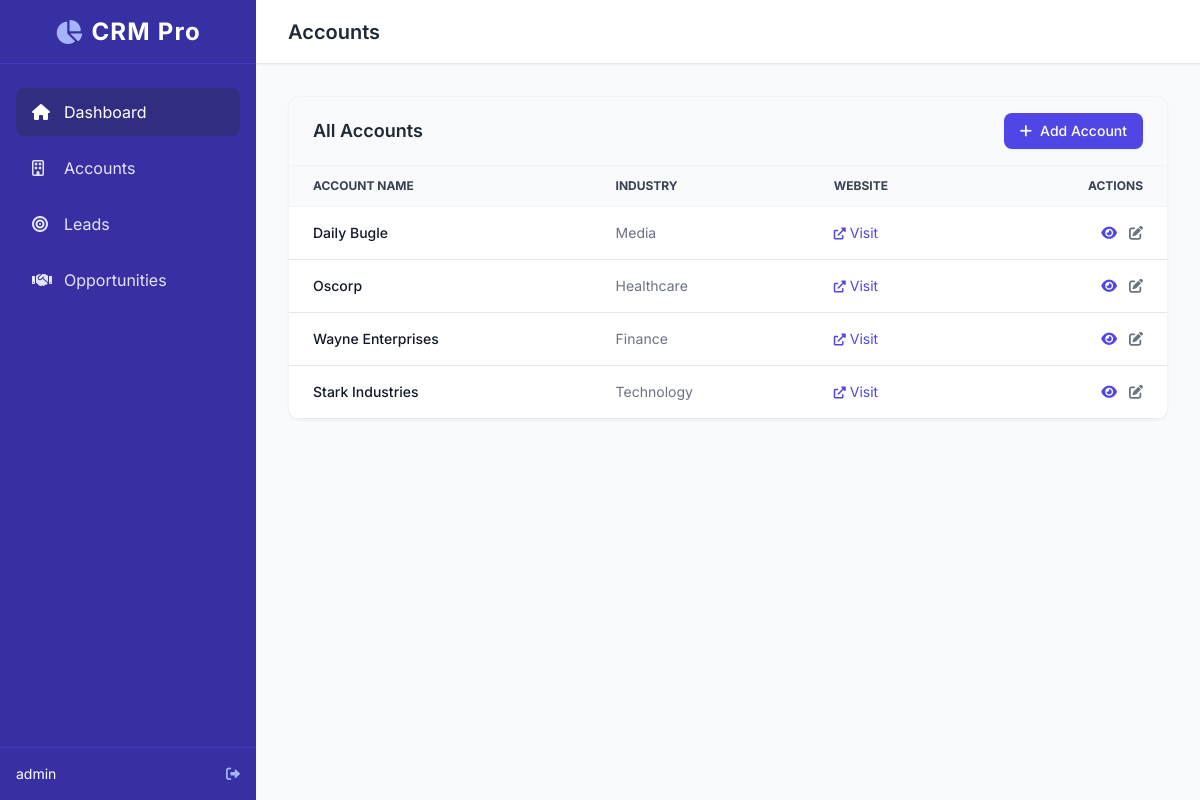
/accounts/ (signed in), run on the app's committed database.
### crm/models.py (models this page shows, shortened)
class User(AbstractUser):
    ROLE_CHOICES = (
        ('admin', 'Admin'),
        ('agent', 'Sales Agent'),
    )
    role = models.CharField(max_length=10, choices=ROLE_CHOICES, default='agent')

class Account(models.Model):
    name = models.CharField(max_length=255)
    industry = models.CharField(max_length=100, blank=True, null=True)
    website = models.URLField(blank=True, null=True)
    address = models.TextField(blank=True, null=True)
    created_at = models.DateTimeField(auto_now_add=True)
    updated_at = models.DateTimeField(auto_now=True)

### crm/views.py (the view)
# urls.py: path('accounts/', views.AccountListView.as_view(), name='account-list'),
class AccountListView(LoginRequiredMixin, ListView):
    model = Account
    template_name = 'crm/account_list.html'
    context_object_name = 'accounts'
    login_url = 'login'
    paginate_by = 10
    def get_queryset(self):
        return Account.objects.all().order_by('-created_at')

### crm/templates/crm/account_list.html (shortened to what this page needs)
{% extends 'crm/base.html' %}
{% block header_title %}Accounts{% endblock %}
{% block content %}
<div class="max-w-7xl mx-auto">
    <div class="bg-white rounded-xl shadow-sm border border-gray-100 overflow-hidden">
        <div class="px-6 py-4 border-b border-gray-100 flex items-center justify-between bg-gray-50">
            <h3 class="text-lg font-semibold text-gray-800">All Accounts</h3>
            <a href="{% url 'account-create' %}"
                class="px-4 py-2 bg-indigo-600 text-white rounded-lg text-sm font-medium hover:bg-indigo-700 transition-colors shadow-sm flex items-center gap-2">
                <i class="fas fa-plus"></i> Add Account
            </a>
        </div>
        <div class="overflow-x-auto">
            <table class="w-full text-left text-sm text-gray-500">
                <thead class="text-xs text-gray-700 uppercase bg-gray-50 border-b border-gray-100">
                    <tr>
                        <th scope="col" class="px-6 py-3">Account Name</th>
                        <th scope="col" class="px-6 py-3">Industry</th>
                        <th scope="col" class="px-6 py-3">Website</th>
                        <th scope="col" class="px-6 py-3 text-right">Actions</th>
                    </tr>
                </thead>
                <tbody>
                    {% for account in accounts %}
                    <tr class="bg-white border-b hover:bg-gray-50 transition-colors cursor-pointer"
                        onclick="window.location='{% url 'account-detail' account.pk %}';">
                        <td class="px-6 py-4 font-medium text-gray-900 whitespace-nowrap">
                            {{ account.name }}
                        </td>
                        <td class="px-6 py-4">
                            {{ account.industry|default:"-" }}
                        </td>
                        <td class="px-6 py-4">
                            {% if account.website %}
                            <a href="{{ account.website }}" target="_blank" class="text-indigo-600 hover:underline"><i
                                    class="fas fa-external-link-alt text-xs mr-1"></i>Visit</a>
                            {% else %}
                            -
                            {% endif %}
                        </td>
                        <td class="px-6 py-4 text-right space-x-2">
                            <a href="{% url 'account-detail' account.pk %}"
                                class="text-indigo-600 hover:text-indigo-900 transition-colors" title="View"><i
                                    class="fas fa-eye"></i></a>
                            <a href="{% url 'account-update' account.pk %}"
                                class="text-gray-500 hover:text-gray-900 transition-colors" title="Edit"><i
                                    class="fas fa-edit"></i></a>
                        </td>
                    </tr>
                    {% endfor %}
                </tbody>
            </table>
        </div>
    </div>
</div>
{% endblock %}

### crm/templates/crm/base.html (shortened to what this page needs)
<!DOCTYPE html>
<html lang="en">
<head>
    <script src="https://cdn.tailwindcss.com"></script>
    <link href="https://cdnjs.cloudflare.com/ajax/libs/font-awesome/6.0.0/css/all.min.css" rel="stylesheet">
</head>
<body class="bg-gray-50 text-gray-900">
    {% if user.is_authenticated %}
    <div class="flex h-screen overflow-hidden">
        <aside class="w-64 bg-indigo-800 text-white flex flex-col transition-all duration-300">
            <div class="h-16 flex items-center justify-center border-b border-indigo-700">
                <h1 class="text-2xl font-bold tracking-wider relative flex items-center gap-2">
                    <i class="fas fa-chart-pie text-indigo-300"></i> CRM Pro
                </h1>
            </div>
            <nav class="flex-1 px-4 py-6 space-y-2 overflow-y-auto">
                <a href="{% url 'dashboard' %}"
                    class="flex items-center gap-3 px-4 py-3 rounded-lg bg-indigo-900 text-white transition-colors">
                    <i class="fas fa-home w-5"></i> Dashboard
                </a>
                <a href="{% url 'account-list' %}"
                    class="flex items-center gap-3 px-4 py-3 rounded-lg hover:bg-indigo-700 text-indigo-100 transition-colors">
                    <i class="far fa-building w-5"></i> Accounts
                </a>
                <a href="{% url 'lead-list' %}"
                    class="flex items-center gap-3 px-4 py-3 rounded-lg hover:bg-indigo-700 text-indigo-100 transition-colors">
                    <i class="fas fa-bullseye w-5"></i> Leads
                </a>
                <a href="{% url 'opportunity-list' %}"
                    class="flex items-center gap-3 px-4 py-3 rounded-lg hover:bg-indigo-700 text-indigo-100 transition-colors">
                    <i class="fas fa-handshake w-5"></i> Opportunities
                </a>
            </nav>
            <div class="p-4 border-t border-indigo-700 text-sm flex items-center justify-between">
                <span class="truncate">{{ user.username }}</span>
                <form action="{% url 'logout' %}" method="post" class="inline">
                    <button type="submit" class="text-indigo-300 hover:text-white transition-colors" title="Logout">
                        <i class="fas fa-sign-out-alt"></i>
                    </button>
                </form>
            </div>
        </aside>
        <main class="flex-1 flex flex-col h-screen overflow-hidden">
            <header
                class="h-16 bg-white border-b border-gray-200 flex items-center justify-between px-8 z-10 shadow-sm">
                <h2 class="text-xl font-semibold text-gray-800">{% block header_title %}Dashboard{% endblock %}</h2>
            </header>
            <div class="flex-1 overflow-y-auto p-8 bg-gray-50">
                {% block content %}
                {% endblock %}
            </div>
        </main>
    </div>
    {% else %}
    {% block auth_content %}
    {% endblock %}
    {% endif %}
</body>
</html>

### crm/templates/crm/base.html (style rules this page uses)
body { font-family: 'Inter', sans-serif; }

### data on the page
User: username "admin"
Account: name "Daily Bugle", industry "Media"
Account: name "Oscorp", industry "Healthcare"
Account: name "Wayne Enterprises", industry "Finance"
Account: name "Stark Industries", industry "Technology"
